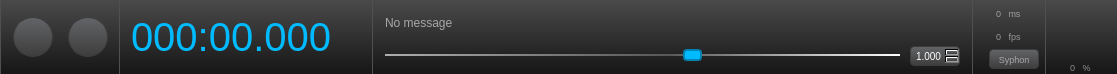
<?xml version="1.0" encoding="UTF-8"?>
<ui version="4.0">
 <class>UiTransport</class>
 <widget class="QWidget" name="UiTransport">
  <property name="geometry">
   <rect>
    <x>0</x>
    <y>0</y>
    <width>1089</width>
    <height>63</height>
   </rect>
  </property>
  <property name="windowTitle">
   <string>IanniX — Transport</string>
  </property>
  <property name="styleSheet">
   <string notr="true">QWidget {
	font: 12px &quot;Arial&quot;;
	color: white;
}

QFrame#globalFrame {
	border: 0px solid transparent;
	background-color: qlineargradient(spread:pad, x1:0, y1:0, x2:0, y2:1, stop:0 rgba(74, 74, 74, 255), stop:1 rgba(22, 22, 22, 255));
}
QFrame#transportFrame, QFrame#timeFrame, QFrame#optionFrame, QFrame#speedFrame, QFrame#logoFrame, QFrame#perfFrame {
	border: 0px solid transparent;
	border-left: 1px solid rgb(80,80,80);
}


QPushButton, QDoubleSpinBox {
	border: 1px solid rgb(60, 60, 60);
	border-radius: 4px;
	color: rgb(192, 192, 192);
	background-color: qlineargradient(spread:pad, x1:0, y1:0, x2:0, y2:1, stop:0 rgba(99, 100, 103, 255), stop:1 rgba(61, 61, 61, 255));

}
QPushButton:hover {
	border: 1px solid rgb(0, 187, 255);
	background-color: rgb(0, 137, 241, 128);
}
QPushButton::checked, QPushButton:pressed {
	background-color: rgb(0, 187, 255);
	color: white;
}


QLineEdit#timeEdit {
	font: 12px &quot;Lucida Sans&quot;, &quot;Lucida Grande&quot;, &quot;Lucida Sans Unicode&quot;, &quot;Lucida&quot;;
	font-size: 40px;
	color: rgb(0, 187, 255);
}
QLineEdit {
	background: transparent;
	border: 0px solid transparent;
}

QSlider:horizontal {
	background: none;
}
QSlider::groove:horizontal {
	border: 0px solid transparent;
	background-color: qlineargradient(spread:reflect, x1:0, y1:0, x2:1, y2:0, stop:0 rgba(255, 255, 255, 160), stop:0.55 rgba(255, 255, 255, 60), stop:1 rgba(255, 255, 255, 255));
	height: 2px;
}
QSlider::handle:horizontal {
	width: 15px;
	height: 9px;
	border-radius: 4px;
	margin-top: -5px;
	margin-bottom: -5px;
	border: 2px solid rgb(0, 133, 181);
	background-color: rgb(0, 187, 255);
}

QDoubleSpinBox {
	padding: 2px;
	padding-top: 0px;
	color: white;
	font: 10px;
}
QDoubleSpinBox, QSpinBox, QLineEdit  {
	padding: 3px;
	color: white;
}
QSpinBox::up-button, QDoubleSpinBox::up-button {
	width: 5px;
    image: url(:/icons/res_icon_plus.png);
	padding: 2px;
	border: 0px solid transparent;
	background: rgba(255, 255, 255, 64);
}
QSpinBox::down-button, QDoubleSpinBox::down-button {
	width: 5px;
    image: url(:/icons/res_icon_minus.png);
	padding: 2px;
	border: 0px solid transparent;
	background: rgba(255, 255, 255, 64);
}

QLabel#lastMessage {
	font: 11px &quot;Lucida Console&quot;, &quot;Monaco&quot;;
	color: rgb(167, 167, 167);
}

QPushButton#syphon {
	margin-left: 10px;
}
</string>
  </property>
  <layout class="QHBoxLayout" name="horizontalLayout">
   <property name="margin">
    <number>0</number>
   </property>
   <item>
    <widget class="QFrame" name="globalFrame">
     <property name="frameShape">
      <enum>QFrame::StyledPanel</enum>
     </property>
     <property name="frameShadow">
      <enum>QFrame::Raised</enum>
     </property>
     <layout class="QHBoxLayout" name="horizontalLayout_2">
      <property name="spacing">
       <number>0</number>
      </property>
      <property name="margin">
       <number>0</number>
      </property>
      <item>
       <widget class="QFrame" name="transportFrame">
        <property name="sizePolicy">
         <sizepolicy hsizetype="Maximum" vsizetype="Preferred">
          <horstretch>0</horstretch>
          <verstretch>0</verstretch>
         </sizepolicy>
        </property>
        <property name="styleSheet">
         <string notr="true">QPushButton {
	border-radius: 20px;
}</string>
        </property>
        <property name="frameShape">
         <enum>QFrame::StyledPanel</enum>
        </property>
        <property name="frameShadow">
         <enum>QFrame::Raised</enum>
        </property>
        <layout class="QHBoxLayout" name="horizontalLayout_4">
         <property name="spacing">
          <number>15</number>
         </property>
         <property name="leftMargin">
          <number>12</number>
         </property>
         <property name="topMargin">
          <number>0</number>
         </property>
         <property name="bottomMargin">
          <number>0</number>
         </property>
         <item>
          <widget class="QPushButton" name="ffButton">
           <property name="minimumSize">
            <size>
             <width>40</width>
             <height>40</height>
            </size>
           </property>
           <property name="maximumSize">
            <size>
             <width>40</width>
             <height>40</height>
            </size>
           </property>
           <property name="toolTip">
            <string>Fast rewind</string>
           </property>
           <property name="statusTip">
            <string>Press this button to fast rewind the playback</string>
           </property>
           <property name="text">
            <string/>
           </property>
           <property name="icon">
            <iconset resource="IanniX.qrc">
             <normaloff>:/general/res_icon_ff.png</normaloff>:/general/res_icon_ff.png</iconset>
           </property>
           <property name="iconSize">
            <size>
             <width>24</width>
             <height>24</height>
            </size>
           </property>
          </widget>
         </item>
         <item>
          <widget class="QPushButton" name="playButton">
           <property name="minimumSize">
            <size>
             <width>40</width>
             <height>40</height>
            </size>
           </property>
           <property name="maximumSize">
            <size>
             <width>40</width>
             <height>40</height>
            </size>
           </property>
           <property name="toolTip">
            <string>Play/pause</string>
           </property>
           <property name="statusTip">
            <string>Press this button to start or pause the playback</string>
           </property>
           <property name="text">
            <string/>
           </property>
           <property name="icon">
            <iconset resource="IanniX.qrc">
             <normaloff>:/general/res_icon_play.png</normaloff>
             <normalon>:/general/res_icon_pause.png</normalon>:/general/res_icon_play.png</iconset>
           </property>
           <property name="iconSize">
            <size>
             <width>18</width>
             <height>18</height>
            </size>
           </property>
           <property name="checkable">
            <bool>true</bool>
           </property>
           <property name="checked">
            <bool>false</bool>
           </property>
          </widget>
         </item>
        </layout>
       </widget>
      </item>
      <item>
       <widget class="QFrame" name="timeFrame">
        <property name="sizePolicy">
         <sizepolicy hsizetype="Maximum" vsizetype="Preferred">
          <horstretch>0</horstretch>
          <verstretch>0</verstretch>
         </sizepolicy>
        </property>
        <property name="frameShape">
         <enum>QFrame::StyledPanel</enum>
        </property>
        <property name="frameShadow">
         <enum>QFrame::Raised</enum>
        </property>
        <layout class="QHBoxLayout" name="horizontalLayout_3">
         <property name="leftMargin">
          <number>6</number>
         </property>
         <property name="topMargin">
          <number>0</number>
         </property>
         <property name="rightMargin">
          <number>6</number>
         </property>
         <property name="bottomMargin">
          <number>0</number>
         </property>
         <item>
          <widget class="QLineEdit" name="timeEdit">
           <property name="sizePolicy">
            <sizepolicy hsizetype="Fixed" vsizetype="Fixed">
             <horstretch>0</horstretch>
             <verstretch>0</verstretch>
            </sizepolicy>
           </property>
           <property name="minimumSize">
            <size>
             <width>240</width>
             <height>55</height>
            </size>
           </property>
           <property name="maximumSize">
            <size>
             <width>240</width>
             <height>55</height>
            </size>
           </property>
           <property name="focusPolicy">
            <enum>Qt::ClickFocus</enum>
           </property>
           <property name="toolTip">
            <string>Elapsed time</string>
           </property>
           <property name="statusTip">
            <string>This area display the elapsed time from the beginning of the playback</string>
           </property>
           <property name="inputMask">
            <string notr="true">999:99.999; </string>
           </property>
           <property name="text">
            <string notr="true">000:00.000</string>
           </property>
          </widget>
         </item>
        </layout>
       </widget>
      </item>
      <item>
       <widget class="QFrame" name="speedFrame">
        <property name="frameShape">
         <enum>QFrame::StyledPanel</enum>
        </property>
        <property name="frameShadow">
         <enum>QFrame::Raised</enum>
        </property>
        <layout class="QVBoxLayout" name="verticalLayout_2">
         <property name="spacing">
          <number>0</number>
         </property>
         <property name="leftMargin">
          <number>12</number>
         </property>
         <property name="topMargin">
          <number>0</number>
         </property>
         <property name="rightMargin">
          <number>12</number>
         </property>
         <property name="bottomMargin">
          <number>0</number>
         </property>
         <item>
          <widget class="QLabel" name="lastMessage">
           <property name="sizePolicy">
            <sizepolicy hsizetype="Fixed" vsizetype="Fixed">
             <horstretch>0</horstretch>
             <verstretch>0</verstretch>
            </sizepolicy>
           </property>
           <property name="minimumSize">
            <size>
             <width>575</width>
             <height>30</height>
            </size>
           </property>
           <property name="maximumSize">
            <size>
             <width>575</width>
             <height>30</height>
            </size>
           </property>
           <property name="toolTip">
            <string>Sent messages</string>
           </property>
           <property name="statusTip">
            <string>This area displays the sent messages by IanniX</string>
           </property>
           <property name="text">
            <string>No message</string>
           </property>
           <property name="alignment">
            <set>Qt::AlignLeading|Qt::AlignLeft|Qt::AlignVCenter</set>
           </property>
           <property name="wordWrap">
            <bool>true</bool>
           </property>
          </widget>
         </item>
         <item>
          <layout class="QHBoxLayout" name="horizontalLayout_5">
           <property name="spacing">
            <number>10</number>
           </property>
           <item>
            <widget class="QSlider" name="speedSlider">
             <property name="toolTip">
              <string>Playback speed</string>
             </property>
             <property name="statusTip">
              <string>Move this slider to adjust the global playback speed</string>
             </property>
             <property name="minimum">
              <number>-500</number>
             </property>
             <property name="maximum">
              <number>500</number>
             </property>
             <property name="value">
              <number>100</number>
             </property>
             <property name="orientation">
              <enum>Qt::Horizontal</enum>
             </property>
            </widget>
           </item>
           <item>
            <widget class="QDoubleSpinBox" name="speedSpin">
             <property name="minimumSize">
              <size>
               <width>50</width>
               <height>20</height>
              </size>
             </property>
             <property name="maximumSize">
              <size>
               <width>50</width>
               <height>20</height>
              </size>
             </property>
             <property name="toolTip">
              <string>Playback speed</string>
             </property>
             <property name="statusTip">
              <string>Change this spinbox to adjust the global playback speed</string>
             </property>
             <property name="decimals">
              <number>3</number>
             </property>
             <property name="minimum">
              <double>-999.000000000000000</double>
             </property>
             <property name="maximum">
              <double>999.000000000000000</double>
             </property>
             <property name="singleStep">
              <double>0.100000000000000</double>
             </property>
             <property name="value">
              <double>1.000000000000000</double>
             </property>
            </widget>
           </item>
          </layout>
         </item>
        </layout>
       </widget>
      </item>
      <item>
       <widget class="QFrame" name="perfFrame">
        <property name="sizePolicy">
         <sizepolicy hsizetype="Maximum" vsizetype="Preferred">
          <horstretch>0</horstretch>
          <verstretch>0</verstretch>
         </sizepolicy>
        </property>
        <property name="styleSheet">
         <string notr="true">font: 9px;
color: rgba(255,255,255,128);</string>
        </property>
        <property name="frameShape">
         <enum>QFrame::StyledPanel</enum>
        </property>
        <property name="frameShadow">
         <enum>QFrame::Raised</enum>
        </property>
        <layout class="QVBoxLayout" name="verticalLayout">
         <property name="spacing">
          <number>0</number>
         </property>
         <property name="leftMargin">
          <number>6</number>
         </property>
         <property name="topMargin">
          <number>0</number>
         </property>
         <property name="rightMargin">
          <number>6</number>
         </property>
         <property name="bottomMargin">
          <number>0</number>
         </property>
         <item>
          <widget class="QLineEdit" name="perfSchedulerEdit">
           <property name="minimumSize">
            <size>
             <width>60</width>
             <height>20</height>
            </size>
           </property>
           <property name="maximumSize">
            <size>
             <width>60</width>
             <height>20</height>
            </size>
           </property>
           <property name="toolTip">
            <string>Scheduler period</string>
           </property>
           <property name="statusTip">
            <string>Report of the time between two calculations or type directly in this box to change it manually </string>
           </property>
           <property name="inputMask">
            <string notr="true">009 ms; </string>
           </property>
           <property name="text">
            <string notr="true">0 ms</string>
           </property>
           <property name="alignment">
            <set>Qt::AlignCenter</set>
           </property>
          </widget>
         </item>
         <item>
          <widget class="QLineEdit" name="perfOpenGLEdit">
           <property name="minimumSize">
            <size>
             <width>60</width>
             <height>20</height>
            </size>
           </property>
           <property name="maximumSize">
            <size>
             <width>60</width>
             <height>20</height>
            </size>
           </property>
           <property name="toolTip">
            <string>Frames per seconds</string>
           </property>
           <property name="statusTip">
            <string>Displays of the number of frames per seconds or type directly in this box to change it manually </string>
           </property>
           <property name="inputMask">
            <string notr="true">009 fps; </string>
           </property>
           <property name="text">
            <string notr="true">0 fps</string>
           </property>
           <property name="alignment">
            <set>Qt::AlignCenter</set>
           </property>
          </widget>
         </item>
         <item>
          <widget class="QPushButton" name="syphon">
           <property name="minimumSize">
            <size>
             <width>60</width>
             <height>20</height>
            </size>
           </property>
           <property name="maximumSize">
            <size>
             <width>60</width>
             <height>20</height>
            </size>
           </property>
           <property name="statusTip">
            <string>Click here to enable or disable Syphon output (video frame exchange between Mac OS apps)</string>
           </property>
           <property name="text">
            <string>Syphon</string>
           </property>
           <property name="checkable">
            <bool>true</bool>
           </property>
           <property name="checked">
            <bool>false</bool>
           </property>
          </widget>
         </item>
        </layout>
       </widget>
      </item>
      <item>
       <widget class="QFrame" name="logoFrame">
        <property name="sizePolicy">
         <sizepolicy hsizetype="Maximum" vsizetype="Preferred">
          <horstretch>0</horstretch>
          <verstretch>0</verstretch>
         </sizepolicy>
        </property>
        <property name="styleSheet">
         <string notr="true">QPushButton {
	border: 0px solid transparent;
	background-color: transparent;
}
QPushButton:hover {
	border: 1px solid rgb(0, 187, 255);
	background-color: rgb(0, 137, 241, 128);
}

QLineEdit {
	font: 9px;
	color: rgba(255,255,255,128);
}</string>
        </property>
        <property name="frameShape">
         <enum>QFrame::StyledPanel</enum>
        </property>
        <property name="frameShadow">
         <enum>QFrame::Raised</enum>
        </property>
        <layout class="QVBoxLayout" name="verticalLayout_3">
         <property name="spacing">
          <number>6</number>
         </property>
         <property name="leftMargin">
          <number>10</number>
         </property>
         <property name="topMargin">
          <number>3</number>
         </property>
         <property name="rightMargin">
          <number>6</number>
         </property>
         <property name="bottomMargin">
          <number>0</number>
         </property>
         <item>
          <widget class="QPushButton" name="logoButton">
           <property name="minimumSize">
            <size>
             <width>55</width>
             <height>50</height>
            </size>
           </property>
           <property name="maximumSize">
            <size>
             <width>55</width>
             <height>50</height>
            </size>
           </property>
           <property name="toolTip">
            <string>About IanniX</string>
           </property>
           <property name="statusTip">
            <string>Click here to display information about IanniX</string>
           </property>
           <property name="text">
            <string/>
           </property>
           <property name="icon">
            <iconset resource="IanniX.qrc">
             <normaloff>:/general/res_logo.png</normaloff>:/general/res_logo.png</iconset>
           </property>
           <property name="iconSize">
            <size>
             <width>50</width>
             <height>45</height>
            </size>
           </property>
          </widget>
         </item>
         <item>
          <widget class="QLineEdit" name="perfCpuEdit">
           <property name="minimumSize">
            <size>
             <width>50</width>
             <height>15</height>
            </size>
           </property>
           <property name="maximumSize">
            <size>
             <width>50</width>
             <height>15</height>
            </size>
           </property>
           <property name="focusPolicy">
            <enum>Qt::NoFocus</enum>
           </property>
           <property name="toolTip">
            <string>CPU usage</string>
           </property>
           <property name="statusTip">
            <string>Report of the CPU usage</string>
           </property>
           <property name="inputMask">
            <string notr="true">009 %; </string>
           </property>
           <property name="text">
            <string notr="true">0 %</string>
           </property>
           <property name="cursorPosition">
            <number>5</number>
           </property>
           <property name="alignment">
            <set>Qt::AlignCenter</set>
           </property>
           <property name="readOnly">
            <bool>true</bool>
           </property>
          </widget>
         </item>
        </layout>
       </widget>
      </item>
     </layout>
    </widget>
   </item>
  </layout>
 </widget>
 <layoutdefault spacing="6" margin="11"/>
 <tabstops>
  <tabstop>ffButton</tabstop>
  <tabstop>playButton</tabstop>
  <tabstop>timeEdit</tabstop>
  <tabstop>speedSlider</tabstop>
  <tabstop>speedSpin</tabstop>
  <tabstop>perfSchedulerEdit</tabstop>
  <tabstop>perfOpenGLEdit</tabstop>
  <tabstop>syphon</tabstop>
  <tabstop>logoButton</tabstop>
  <tabstop>perfCpuEdit</tabstop>
 </tabstops>
 <resources>
  <include location="IanniX.qrc"/>
 </resources>
 <connections>
  <connection>
   <sender>playButton</sender>
   <signal>released()</signal>
   <receiver>UiTransport</receiver>
   <slot>actionPlay_pause()</slot>
   <hints>
    <hint type="sourcelabel">
     <x>89</x>
     <y>50</y>
    </hint>
    <hint type="destinationlabel">
     <x>146</x>
     <y>0</y>
    </hint>
   </hints>
  </connection>
  <connection>
   <sender>ffButton</sender>
   <signal>released()</signal>
   <receiver>UiTransport</receiver>
   <slot>actionFast_rewind()</slot>
   <hints>
    <hint type="sourcelabel">
     <x>46</x>
     <y>45</y>
    </hint>
    <hint type="destinationlabel">
     <x>114</x>
     <y>0</y>
    </hint>
   </hints>
  </connection>
  <connection>
   <sender>logoButton</sender>
   <signal>released()</signal>
   <receiver>UiTransport</receiver>
   <slot>actionLogo()</slot>
   <hints>
    <hint type="sourcelabel">
     <x>1156</x>
     <y>33</y>
    </hint>
    <hint type="destinationlabel">
     <x>663</x>
     <y>0</y>
    </hint>
   </hints>
  </connection>
  <connection>
   <sender>timeEdit</sender>
   <signal>returnPressed()</signal>
   <receiver>UiTransport</receiver>
   <slot>actionGoto()</slot>
   <hints>
    <hint type="sourcelabel">
     <x>314</x>
     <y>26</y>
    </hint>
    <hint type="destinationlabel">
     <x>320</x>
     <y>0</y>
    </hint>
   </hints>
  </connection>
  <connection>
   <sender>perfSchedulerEdit</sender>
   <signal>returnPressed()</signal>
   <receiver>UiTransport</receiver>
   <slot>actionSetScheduler()</slot>
   <hints>
    <hint type="sourcelabel">
     <x>1084</x>
     <y>15</y>
    </hint>
    <hint type="destinationlabel">
     <x>575</x>
     <y>65</y>
    </hint>
   </hints>
  </connection>
  <connection>
   <sender>perfOpenGLEdit</sender>
   <signal>selectionChanged()</signal>
   <receiver>UiTransport</receiver>
   <slot>actionSetOpenGL()</slot>
   <hints>
    <hint type="sourcelabel">
     <x>1084</x>
     <y>31</y>
    </hint>
    <hint type="destinationlabel">
     <x>641</x>
     <y>0</y>
    </hint>
   </hints>
  </connection>
  <connection>
   <sender>perfSchedulerEdit</sender>
   <signal>lostFocus()</signal>
   <receiver>UiTransport</receiver>
   <slot>actionSetScheduler()</slot>
   <hints>
    <hint type="sourcelabel">
     <x>1084</x>
     <y>15</y>
    </hint>
    <hint type="destinationlabel">
     <x>648</x>
     <y>0</y>
    </hint>
   </hints>
  </connection>
  <connection>
   <sender>perfOpenGLEdit</sender>
   <signal>lostFocus()</signal>
   <receiver>UiTransport</receiver>
   <slot>actionSetOpenGL()</slot>
   <hints>
    <hint type="sourcelabel">
     <x>1084</x>
     <y>31</y>
    </hint>
    <hint type="destinationlabel">
     <x>678</x>
     <y>0</y>
    </hint>
   </hints>
  </connection>
  <connection>
   <sender>speedSpin</sender>
   <signal>valueChanged(double)</signal>
   <receiver>UiTransport</receiver>
   <slot>actionSpeed()</slot>
   <hints>
    <hint type="sourcelabel">
     <x>1016</x>
     <y>61</y>
    </hint>
    <hint type="destinationlabel">
     <x>563</x>
     <y>0</y>
    </hint>
   </hints>
  </connection>
  <connection>
   <sender>speedSlider</sender>
   <signal>valueChanged(int)</signal>
   <receiver>UiTransport</receiver>
   <slot>actionSpeedSlider()</slot>
   <hints>
    <hint type="sourcelabel">
     <x>849</x>
     <y>57</y>
    </hint>
    <hint type="destinationlabel">
     <x>416</x>
     <y>0</y>
    </hint>
   </hints>
  </connection>
  <connection>
   <sender>syphon</sender>
   <signal>toggled(bool)</signal>
   <receiver>UiTransport</receiver>
   <slot>actionSyphon(bool)</slot>
   <hints>
    <hint type="sourcelabel">
     <x>1051</x>
     <y>55</y>
    </hint>
    <hint type="destinationlabel">
     <x>1018</x>
     <y>65</y>
    </hint>
   </hints>
  </connection>
 </connections>
 <slots>
  <slot>actionPlay_pause()</slot>
  <slot>actionFast_rewind()</slot>
  <slot>actionLogo()</slot>
  <slot>actionGoto()</slot>
  <slot>actionSetScheduler()</slot>
  <slot>actionSetOpenGL()</slot>
  <slot>actionSpeedSlider()</slot>
  <slot>actionSpeed()</slot>
  <slot>actionPresentation()</slot>
  <slot>actionSyphon(bool)</slot>
 </slots>
</ui>
